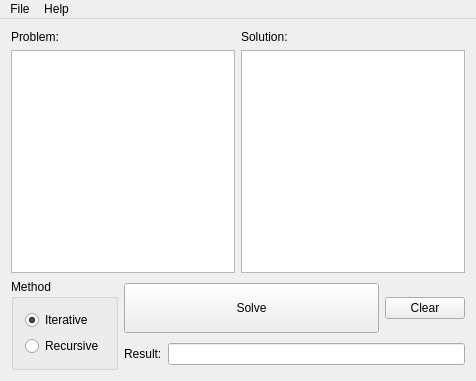
<?xml version="1.0" encoding="UTF-8"?>
<ui version="4.0">
 <class>MainWindow</class>
 <widget class="QMainWindow" name="MainWindow">
  <property name="geometry">
   <rect>
    <x>0</x>
    <y>0</y>
    <width>476</width>
    <height>381</height>
   </rect>
  </property>
  <property name="windowTitle">
   <string>MainWindow</string>
  </property>
  <widget class="QWidget" name="centralWidget">
   <layout class="QVBoxLayout" name="verticalLayout_3">
    <item>
     <layout class="QGridLayout" name="gridLayout">
      <item row="0" column="0">
       <widget class="QLabel" name="label">
        <property name="text">
         <string>Problem:</string>
        </property>
       </widget>
      </item>
      <item row="0" column="1">
       <widget class="QLabel" name="label_2">
        <property name="text">
         <string>Solution:</string>
        </property>
       </widget>
      </item>
      <item row="1" column="0">
       <widget class="QPlainTextEdit" name="plainTextEditProblem">
        <property name="font">
         <font>
          <family>Lucida Console</family>
          <pointsize>10</pointsize>
         </font>
        </property>
        <property name="plainText">
         <string/>
        </property>
        <property name="placeholderText">
         <string/>
        </property>
       </widget>
      </item>
      <item row="1" column="1">
       <widget class="QPlainTextEdit" name="plainTextEditSolved">
        <property name="font">
         <font>
          <family>Lucida Console</family>
          <pointsize>10</pointsize>
         </font>
        </property>
        <property name="readOnly">
         <bool>true</bool>
        </property>
       </widget>
      </item>
     </layout>
    </item>
    <item>
     <layout class="QHBoxLayout" name="horizontalLayout_3">
      <item>
       <widget class="QGroupBox" name="groupBox">
        <property name="sizePolicy">
         <sizepolicy hsizetype="Preferred" vsizetype="Preferred">
          <horstretch>0</horstretch>
          <verstretch>0</verstretch>
         </sizepolicy>
        </property>
        <property name="title">
         <string>Method</string>
        </property>
        <layout class="QVBoxLayout" name="verticalLayout">
         <item>
          <widget class="QRadioButton" name="radioButtonIterative">
           <property name="text">
            <string>Iterative</string>
           </property>
           <property name="checked">
            <bool>true</bool>
           </property>
          </widget>
         </item>
         <item>
          <widget class="QRadioButton" name="radioButtonRecursive">
           <property name="text">
            <string>Recursive</string>
           </property>
           <property name="checked">
            <bool>false</bool>
           </property>
          </widget>
         </item>
        </layout>
       </widget>
      </item>
      <item>
       <layout class="QVBoxLayout" name="verticalLayout_2">
        <item>
         <layout class="QHBoxLayout" name="horizontalLayout">
          <item>
           <widget class="QPushButton" name="pushButtonSolve">
            <property name="sizePolicy">
             <sizepolicy hsizetype="Expanding" vsizetype="Expanding">
              <horstretch>0</horstretch>
              <verstretch>0</verstretch>
             </sizepolicy>
            </property>
            <property name="maximumSize">
             <size>
              <width>16777215</width>
              <height>50</height>
             </size>
            </property>
            <property name="layoutDirection">
             <enum>Qt::LeftToRight</enum>
            </property>
            <property name="text">
             <string>Solve</string>
            </property>
           </widget>
          </item>
          <item>
           <widget class="QPushButton" name="pushButtonClear">
            <property name="sizePolicy">
             <sizepolicy hsizetype="Fixed" vsizetype="Fixed">
              <horstretch>0</horstretch>
              <verstretch>0</verstretch>
             </sizepolicy>
            </property>
            <property name="text">
             <string>Clear</string>
            </property>
           </widget>
          </item>
         </layout>
        </item>
        <item>
         <layout class="QHBoxLayout" name="horizontalLayout_2">
          <item>
           <widget class="QLabel" name="label_3">
            <property name="text">
             <string>Result:</string>
            </property>
           </widget>
          </item>
          <item>
           <widget class="QLineEdit" name="lineEditResult">
            <property name="readOnly">
             <bool>true</bool>
            </property>
           </widget>
          </item>
         </layout>
        </item>
       </layout>
      </item>
     </layout>
    </item>
   </layout>
  </widget>
  <widget class="QMenuBar" name="menuBar">
   <property name="geometry">
    <rect>
     <x>0</x>
     <y>0</y>
     <width>476</width>
     <height>22</height>
    </rect>
   </property>
   <widget class="QMenu" name="menu">
    <property name="title">
     <string>File</string>
    </property>
    <addaction name="actionLoadTable"/>
    <addaction name="actionSaveSolution"/>
    <addaction name="separator"/>
    <addaction name="actionExit"/>
   </widget>
   <widget class="QMenu" name="menu_2">
    <property name="title">
     <string>Help</string>
    </property>
    <addaction name="actionGrammar"/>
   </widget>
   <addaction name="menu"/>
   <addaction name="menu_2"/>
  </widget>
  <action name="actionExit">
   <property name="text">
    <string>Exit</string>
   </property>
   <property name="shortcut">
    <string>Ctrl+Q</string>
   </property>
  </action>
  <action name="actionLoadTable">
   <property name="text">
    <string>Load table...</string>
   </property>
  </action>
  <action name="actionSaveSolution">
   <property name="text">
    <string>Save solution...</string>
   </property>
  </action>
  <action name="actionGrammar">
   <property name="text">
    <string>Grammar</string>
   </property>
  </action>
 </widget>
 <layoutdefault spacing="6" margin="11"/>
 <resources/>
 <connections/>
</ui>
